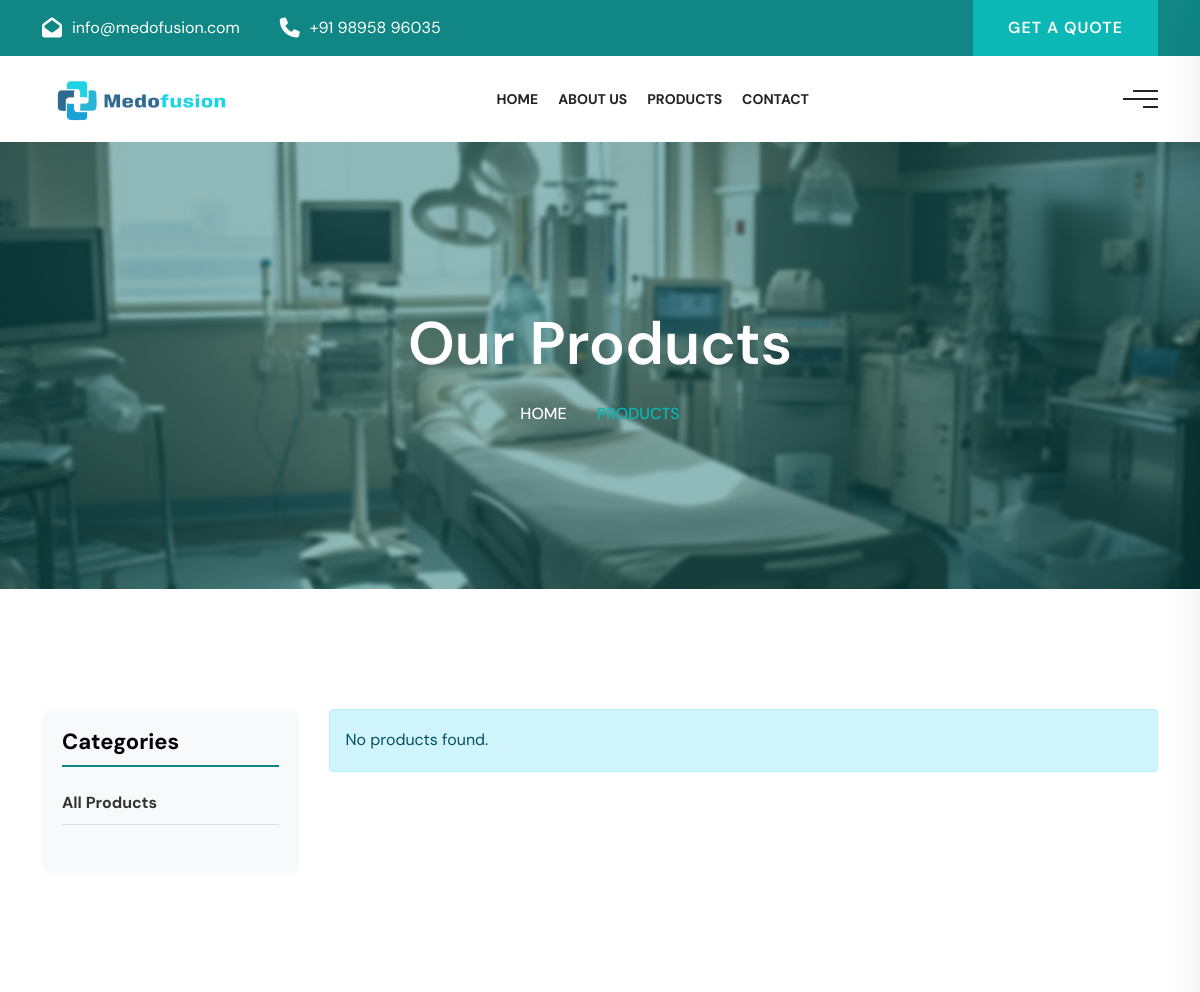
Before: /products/ (upper part) with the older database file.
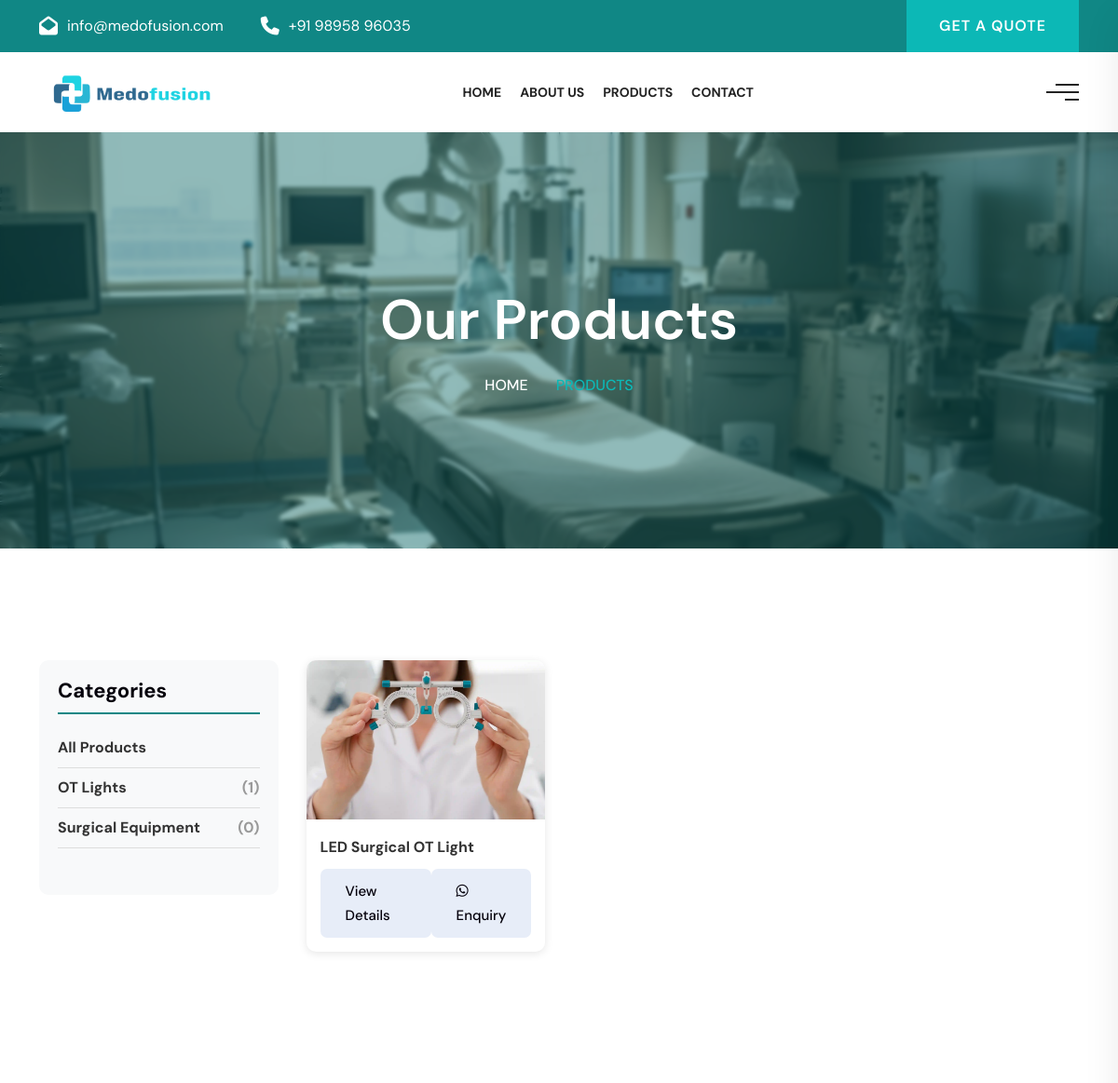
After: the same page with the newer database file.
### myapp/models.py (models this page shows, shortened)
class Category(models.Model):
    name = models.CharField(max_length=100)
    slug = models.SlugField(max_length=100, unique=True, blank=True)
    description = models.TextField(blank=True)
    class Meta:
        verbose_name_plural = 'Categories'

class Product(models.Model):
    category = models.ForeignKey(Category, related_name='products', on_delete=models.CASCADE)
    name = models.CharField(max_length=200)
    slug = models.SlugField(max_length=200, unique=True, blank=True)
    image = models.ImageField(upload_to='products/', help_text="Main product image")
    description = models.TextField()
    sku = models.CharField(max_length=50, unique=True)
    is_active = models.BooleanField(default=True)
    is_featured = models.BooleanField(default=False)
    created_at = models.DateTimeField(auto_now_add=True)
    updated_at = models.DateTimeField(auto_now=True)

### myapp/views.py (the view)
# urls.py: path('products/', views.shop, name='products'),
def shop(request):
    products = Product.objects.filter(is_active=True)
    categories = Category.objects.annotate(product_count=Count('products'))
    category_slug = request.GET.get('category')
    if category_slug:
        products = products.filter(category__slug=category_slug)
    context = {
        'products': products,
        'categories': categories,
    }
    return render(request, 'shop.html', context)

### templates/shop.html (shortened to what this page needs)
{% load static %}
<!DOCTYPE html>
<html lang="en">
<head>
    {% include 'components/header.html' %}
</head>
<body>
    {% include 'components/navbar.html' %}
    <div class="breadcrumb-area text-center shadow dark text-light bg-fixed">
        <div class="banner-background" style="background-image: url('{% static 'assets/images/banner/shop.png' %}'); background-size: cover; background-position: center;">
            <div class="blue-overlay"></div>
        </div>
        <div class="container">
            <div class="row">
                <div class="col-lg-8 offset-lg-2">
                    <h1>Our Products</h1>
                    <ul class="breadcrumb">
                        <li><a href="{% url 'home' %}">Home</a></li>
                        <li class="active">Products</li>
                    </ul>
                </div>
            </div>
        </div>
    </div>
    <div class="shop-area default-padding">
        <div class="container">
            <div class="row">
                <div class="col-lg-3">
                    <aside class="sidebar">
                        <div class="sidebar-item category">
                            <div class="title">
                                <h4>Categories</h4>
                            </div>
                            <div class="sidebar-info">
                                <ul>
                                    <li><a href="{% url 'products' %}">All Products</a></li>
                                    {% for cat in categories %}
                                    <li><a href="{% url 'products' %}?category={{ cat.slug }}">{{ cat.name }} <span>({{ cat.product_count }})</span></a></li>
                                    {% endfor %}
                                </ul>
                            </div>
                        </div>
                    </aside>
                </div>
                <div class="col-lg-9">
                    <div class="row">
                        {% if products %}
                            {% for product in products %}
                            <div class="col-lg-4 col-md-6 mb-4">
                                <div class="product-item">
                                    <div class="thumb">
                                    </div>
                                    <div class="info">
                                        <h4><a href="{% url 'product-details' product.slug %}">{{ product.name }}</a></h4>
                                        <div class="d-flex justify-content-between">
                                            <a href="{% url 'product-details' product.slug %}" class="shop-btn btn-theme mr-2">View Details</a>
                                            <a href="https://wa.me/1234567890?text=I'm interested in {{ product.name }}" class="shop-btn btn-theme"><i class="fab fa-whatsapp mr-2"></i> Enquiry</a>
                                        </div>
                                    </div>
                                </div>
                            </div>
                            {% endfor %}
                        {% else %}
                            <div class="col-12">
                                <div class="alert alert-info">No products found.</div>
                            </div>
                        {% endif %}
                    </div>
                </div>
            </div>
        </div>
    </div>
</body>
</html>

### templates/components/header.html (shortened to what this page needs)
{% load static %}
<link href="{% static 'assets/css/bootstrap.min.css' %}" rel="stylesheet">
<link href="{% static 'assets/css/font-awesome.min.css' %}" rel="stylesheet">
<link href="{% static 'assets/css/themify-icons.css' %}" rel="stylesheet">
<link href="{% static 'assets/css/flaticon-set.css' %}" rel="stylesheet">
<link href="{% static 'assets/css/magnific-popup.css' %}" rel="stylesheet">
<link href="{% static 'assets/css/owl.carousel.min.css' %}" rel="stylesheet">
<link href="{% static 'assets/css/owl.theme.default.min.css' %}" rel="stylesheet">
<link href="{% static 'assets/css/animate.css' %}" rel="stylesheet">
<link href="{% static 'assets/css/validnavs.css' %}" rel="stylesheet">
<link href="{% static 'assets/css/helper.css' %}" rel="stylesheet">
<link href="{% static 'style.css' %}" rel="stylesheet">
<link href="{% static 'assets/css/responsive.css' %}" rel="stylesheet">
<link rel="stylesheet" href="https://cdn.jsdelivr.net/npm/swiper@11/swiper-bundle.min.css" />

### templates/components/navbar.html (shortened to what this page needs)
{% load static %}
<div class="top-bar-area inline bg-dark text-light">
    <div class="container">
        <div class="row align-items-center">
            <div class="col-lg-8 address-info text-left">
                <div class="info box">
                    <ul>
                        <li>
                            <i class="fas fa-envelope-open"></i>
                            info@medofusion.com
                        </li>
                        <li>
                            <i class="fas fa-phone"></i>
                            +91 98958 96035
                        </li>
                    </ul>
                </div>
            </div>
            <div class="col-lg-4 bar-btn text-end">
                <a href="{% url 'contact' %}">Get a Quote</a>
            </div>
        </div>
    </div>
</div>
<header>
    <nav class="navbar mobile-sidenav nav-border navbar-sticky navbar-default validnavs">
        <div class="container d-flex justify-content-between align-items-center">
            <div class="navbar-header">
                <a class="navbar-brand" href="{% url 'home' %}">
                    <img src="{% static 'assets/img/logo.png' %}" class="logo" alt="Medofusion Logo">
                </a>
            </div>
            <div class="collapse navbar-collapse" id="navbar-menu">
                <ul class="nav navbar-nav navbar-center" data-in="fadeInDown" data-out="fadeOutUp">
                    <li><a href="{% url 'home' %}">Home</a></li>
                    <li><a href="{% url 'about' %}">About Us</a></li>
                    <li><a href="{% url 'products' %}">Products</a></li>
                    <li><a href="{% url 'contact' %}">Contact</a></li>
                </ul>
            </div>
            <div class="attr-right">
                <div class="attr-nav attr-box">
                    <ul>
                        <li class="side-menu">
                            <a href="#">
                                <span class="bar-1"></span>
                                <span class="bar-2"></span>
                                <span class="bar-3"></span>
                            </a>
                        </li>
                    </ul>
                </div>
            </div>
        </div>
    </nav>
</header>

### templates/components/footer.html (shortened to what this page needs)
{% load static %}

### myapp/static/assets/css/validnavs.css (style rules this page uses)
:root { --box-shadow: 0px 0px 20px 0px rgba(7, 20, 52, .1); --box-shadow-secondary: 0 6px 12px rgba(0, 0, 0, 0.175); --box-shadow-extra: 0 5px 50px 0 rgba(0, 0, 0, 0.15); --box-shadow-dark: 0px 0px 0px; }
.navbar .container, .navbar .container-fluid, .navbar .container-lg, .navbar .container-md, .navbar .container-sm, .navbar .container-xl { display: block; }
.navbar { position: relative; padding: 0; }
.navbar .navbar-collapse.collapse { display: block !important; float: left; flex: inherit; }
.nav { padding-left: 0; margin-bottom: 0; list-style: none; display: block; }
.nav>li { position: relative; display: inline-block; }
.nav>li>a { position: relative; display: block; padding: 10px 15px; }
.navbar-brand>img { display: block; height: 60px; }
.navbar-brand { margin: 0; padding: 0; display: block; }
.navbar .attr-right { float: right; margin-left: 30px; }
.navbar .attr-nav ul { margin: 0; padding: 0; list-style: none; }
.navbar .attr-right .attr-nav li a { padding: 30px 0; display: block; }
.nav:before, .nav:after, .navbar:before, .navbar:after, .navbar-header:before, .navbar-header:after, .navbar-collapse:before, .navbar-collapse:after { display: table; content: " "; }
.nav:after, .navbar:after, .navbar-header:after, .navbar-collapse:after { clear: both; }
nav.validnavs .container { position: relative; }
nav.navbar.validnavs { background-color: var(--white); border-radius: 0; border: none; margin: 0; }
#navbar-menu { -webkit-animation-duration: 0.35s; animation-duration: 0.35s; }
.validnavs a { color: #232323; font-weight: 600; text-transform: capitalize; background: transparent; }
.attr-nav li { display: inline-block; }
.navbar .attr-right .attr-nav li { margin-left: 20px; }
.attr-nav>ul>li>a { position: relative; }
body { -webkit-transition: all 0.3s ease-in-out; -moz-transition: all 0.3s ease-in-out; -o-transition: all 0.3s ease-in-out; -ms-transition: all 0.3s ease-in-out; transition: all 0.3s ease-in-out; }
.navbar .attr-right .attr-nav li.side-menu a { padding: 9px 20px !important; display: block; top: 4px; }
.navbar .attr-nav .side-menu span { position: absolute; right: 0; top: 0; content: ""; height: 2px; width: 25px; background: #232323; transition: all 0.35s ease-in-out; }
.navbar .attr-nav .side-menu span:nth-child(2) { top: 8px; width: 35px; }
.navbar .attr-nav .side-menu span:nth-child(3) { top: 16px; width: 15px; }
nav.navbar.validnavs { z-index: 100; padding: 10px 0; }
@media (min-width: 1024px) { nav.navbar.validnavs.menu-center .container { position: relative; } }
@media (min-width: 1024px) { nav.navbar.validnavs.menu-center { padding: 0; } }
@media (min-width: 1024px) { nav.navbar.validnavs.menu-center ul.nav.navbar-center { float: none; margin: 0 auto; display: table; table-layout: fixed; } }
@media (min-width: 1024px) { nav.navbar ul.nav>li>a { padding: 30px 15px; font-weight: 700; font-size: 14px; text-transform: uppercase; } }
@media only screen and (min-width: 1200px) and (max-width: 1350px) { .navbar.validnavs.navbar-default .navbar-nav li a { padding: 30px 10px !important; font-size: 14px; } }

### templates/components/header.html (style rules this page uses)
.banner-background { position: absolute; top: 0; left: 0; width: 100%; height: 100%; z-index: 1; }
.blue-overlay { position: absolute; top: 0; left: 0; width: 100%; height: 100%; background-color: #0e696775; backdrop-filter: blur(2px); -webkit-backdrop-filter: blur(3px); z-index: 2; }
.breadcrumb-area { position: relative; overflow: hidden; z-index: 1; }
.breadcrumb-area .container { position: relative; z-index: 3; }

### templates/shop.html (style rules this page uses)
.product-item { background: #fff; border-radius: 10px; overflow: hidden; box-shadow: 0 2px 10px rgba(0,0,0,0.1); transition: all 0.3s ease; }
.product-item .thumb { position: relative; overflow: hidden; }
.product-item .info { padding: 15px; }
.product-item .info h4 { margin-bottom: 10px; }
.product-item .info h4 a { color: #333; font-size: 16px; }
.sidebar { background: #f8f9fa; padding: 20px; border-radius: 10px; }
.sidebar-item { margin-bottom: 30px; }
.sidebar-item .title h4 { margin-bottom: 15px; padding-bottom: 10px; border-bottom: 2px solid #108785; }
.sidebar-item.category ul { list-style: none; padding: 0; }
.sidebar-item.category ul li { padding: 8px 0; border-bottom: 1px solid #ddd; }
.sidebar-item.category ul li a { color: #333; display: flex; justify-content: space-between; }
.sidebar-item.category ul li a span { color: #999; }

Changed rows visible on the page:
added Category: name "OT Lights", product_count "1"
added Category: name "Surgical Equipment", product_count "0"
added Product: name "LED Surgical OT Light"
Other visible differences:
text no longer shown: "No products found."
